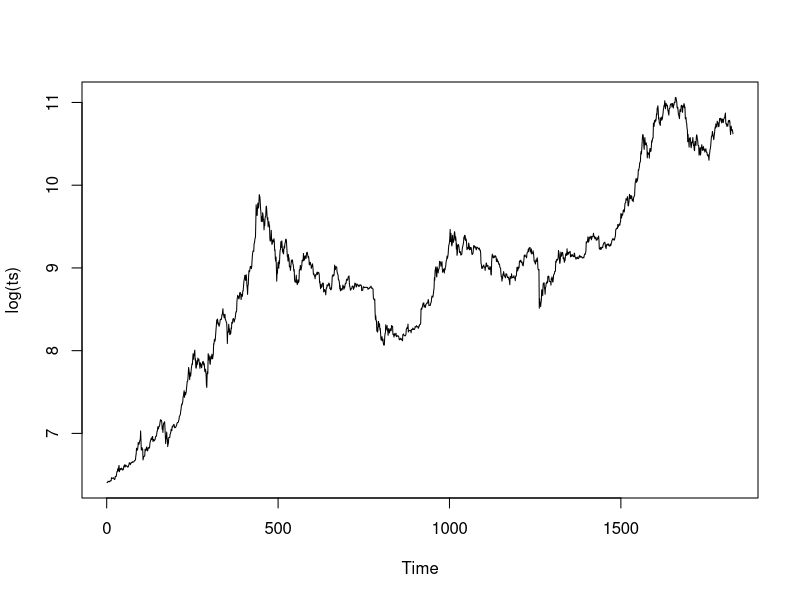

Recreate this plot in R.
# Remember to set the working directory
# Session -> Set Working Directory -> To Source File Location


# file to read data
df <- read.csv(file = "data/CBBTCUSD.csv")

# convert to numeric values
df$CBBTCUSD <- as.numeric(df$CBBTCUSD)

# number of observations
n <- dim(df)[1]


# NA handling
idx.na <- which( is.na(df$CBBTCUSD) )
for (i in idx.na){
  if (i == 0){
    df$CBBTCUSD[i] = df$CBBTCUSD[i+1]
  }
  else if (i == n){
    df$CBBTCUSD[i] = df$CBBTCUSD[i-1]
  }
  else {
    df$CBBTCUSD[i] = 1/2 * (df$CBBTCUSD[i-1] + df$CBBTCUSD[i+1])
  }
}


library(stats)
ts <- as.ts(df$CBBTCUSD)

plot(log(ts))
